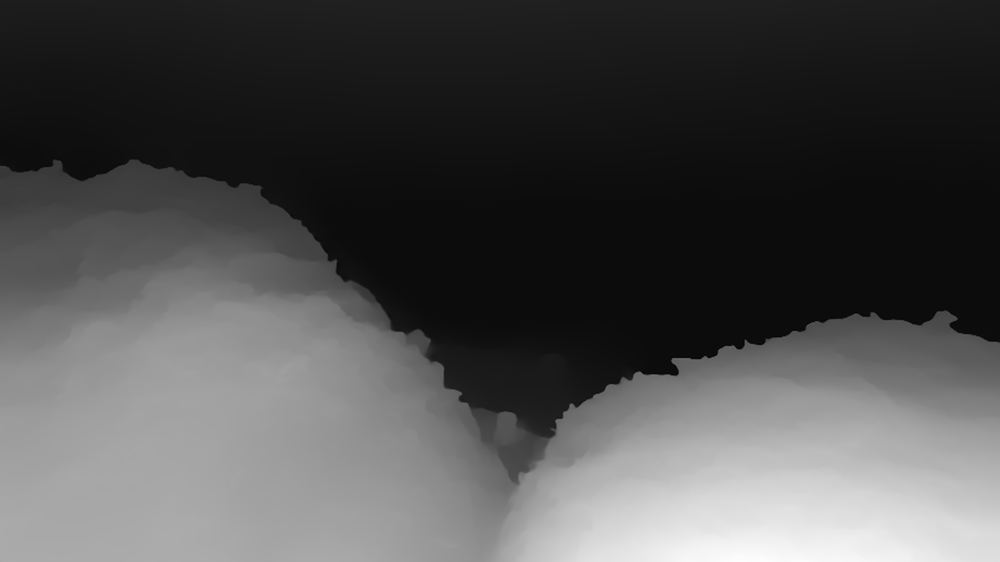
#> input picture edge/depth-anything-v3-marine/output/turtle_depth_trt/turtle_frame_000001_t0.0s_depth.png, 1000 x 562 px, shrunk from 2704 x 1520 before the run
$ python test_single_pointcloud.py
#> lines starting #> are read from the running program, lines starting #| are printed output that depends on the picture
#> further down, depth_map is the input picture: shape (562, 1000); min 2, max 253, mean 78.9
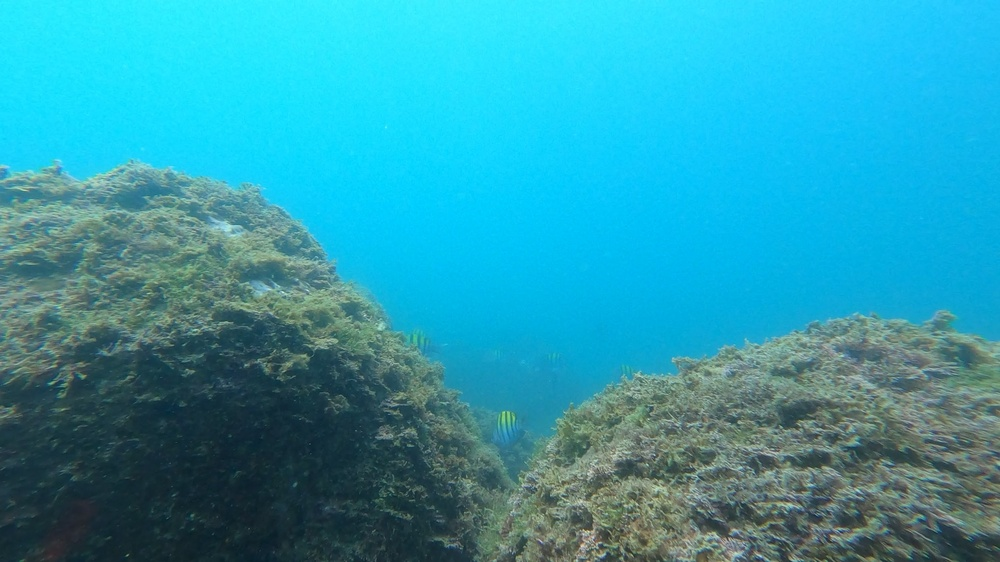
#> input picture edge/depth-anything-v3-marine/output/turtle_depth_trt/turtle_frame_000001_t0.0s_original.jpg, 1000 x 562 px, shrunk from 2704 x 1520 before the run
#> further down, rgb_image is the input picture: shape (562, 1000, 3); mean B, G, R 174.9, 154.8, 44.6
#| Processing: (562, 1000) depth map
#!/usr/bin/env python3

import os
import numpy as np
import cv2

def depth_to_pointcloud_simple(depth_map, rgb_image):
    """Simple depth to point cloud conversion"""
    h, w = depth_map.shape
#> h = 562; w = 1000

    # Camera parameters (estimated for marine video)
    fx = fy = min(w, h) * 0.7  # focal length
#> fx = 393.4; fy = 393.4
    cx, cy = w // 2, h // 2    # principal point
#> cx = 500; cy = 281

    # Downsample for faster processing (every 4th pixel)
    step = 4
    depth_small = depth_map[::step, ::step]
    rgb_small = rgb_image[::step, ::step]
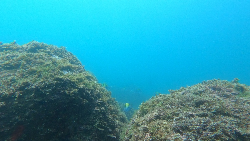
#> rgb_small: shape (141, 250, 3); mean R, G, B 44.8, 154.9, 175
    h_small, w_small = depth_small.shape
#> h_small = 141; w_small = 250

    # Create coordinate grids
    u, v = np.meshgrid(np.arange(w_small), np.arange(h_small))
    u = u * step  # Scale back to original coordinates
    v = v * step

    # Convert depth (0-255) to meters (0-8m)
    z = depth_small.astype(np.float32) / 255.0 * 8.0

    # 3D coordinates
    x = (u - cx) * z / fx
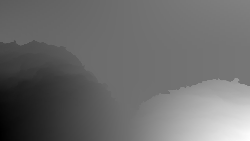
#> x: shape (141, 250) float64; min -6.82, max 8.82, mean -0.172; drawn with min black and max white
    y = (v - cy) * z / fy
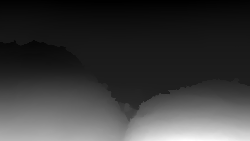
#> y: shape (141, 250) float64; min -0.717, max 5.63, mean 0.758; drawn with min black and max white

    # Stack points
    points = np.stack([x.flatten(), y.flatten(), z.flatten()], axis=1)
    colors = rgb_small.reshape(-1, 3)

    # Filter valid points
    valid = (z.flatten() > 0.2) & (z.flatten() < 6.0)
    points = points[valid]
    colors = colors[valid]

    return points, colors

def save_ply_simple(points, colors, filename):
    """Save PLY file"""
#> called with points = array of shape (32889, 3), colors = array of shape (32889, 3), filename = 'test_pointcloud/turtle_frame_001.ply'
    print(f"Saving {len(points)} points to {filename}")
#| Saving 32889 points to test_pointcloud/turtle_frame_001.ply

    with open(filename, "w") as f:
        f.write("ply\n")
        f.write("format ascii 1.0\n")
        f.write(f"element vertex {len(points)}\n")
        f.write("property float x\n")
        f.write("property float y\n")
        f.write("property float z\n")
        f.write("property uchar red\n")
        f.write("property uchar green\n")
        f.write("property uchar blue\n")
        f.write("end_header\n")

        for i, (point, color) in enumerate(zip(points, colors)):
            x, y, z = point
            r, g, b = color.astype(int)
            f.write(f"{x:.3f} {y:.3f} {z:.3f} {r} {g} {b}\n")
#> this loop made 32889 passes
#> (x, y, z, r, g, b) on passes 1 to 3: (-1.16, -0.65, 0.91, 40, 230, 252), (-1.15, -0.65, 0.91, 42, 235, 252), (-1.14, -0.65, 0.91, 42, 235, 252)

# Test with first frame
print("Testing point cloud conversion...")

depth_file = "./output/turtle_depth_trt/turtle_frame_000001_t0.0s_depth.png"
original_file = "./output/turtle_depth_trt/turtle_frame_000001_t0.0s_original.jpg"

# Load images
depth_map = cv2.imread(depth_file, cv2.IMREAD_GRAYSCALE)
rgb_image = cv2.imread(original_file)
rgb_image = cv2.cvtColor(rgb_image, cv2.COLOR_BGR2RGB)

print(f"Processing: {depth_map.shape} depth map")

# Generate point cloud
points, colors = depth_to_pointcloud_simple(depth_map, rgb_image)

# Save result
os.makedirs("test_pointcloud", exist_ok=True)
save_ply_simple(points, colors, "test_pointcloud/turtle_frame_001.ply")

print(f"Generated point cloud with {len(points):,} points")
#| Generated point cloud with 32,889 points
print("Test complete! Check test_pointcloud/turtle_frame_001.ply")
